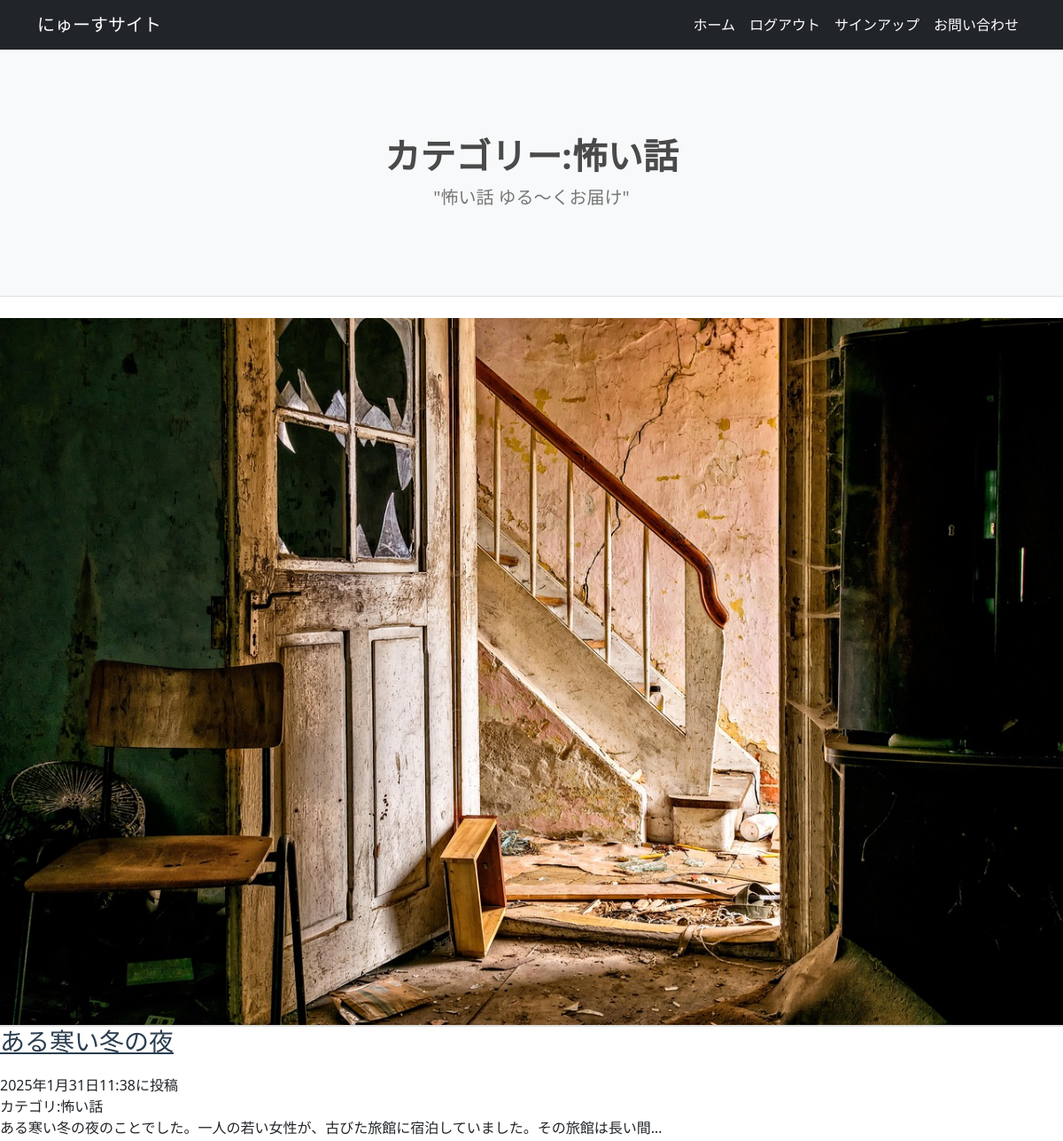
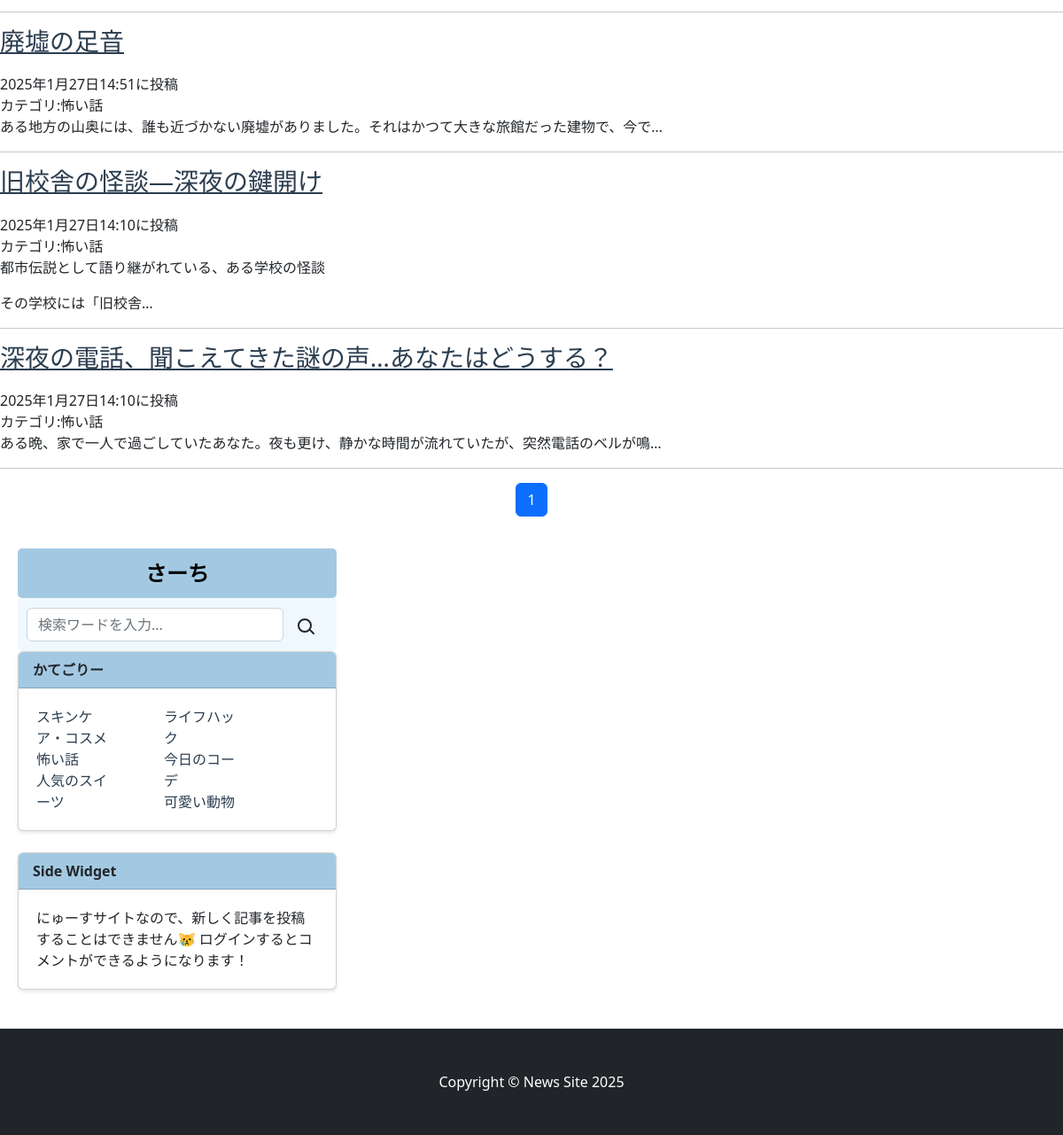
/horror_list/ (signed in), run on the app's committed database (2 pictures, top to bottom).
### newsapp2/models.py (models this page shows, shortened)
class NewsPost(models.Model):
    CATEGORY = (('スキンケア・コスメ','肌を愛でる毎日。注目のスキンケアとコスメをチェック'),
                ('怖い話','ゾクッとする恐怖体験、あなたの心を震わせる怪談'),
                ('人気のスイーツ','甘い幸せ、今食べたい人気スイーツをチェック！'),
                ('ライフハック','生活をもっと快適に！知って得するライフハック集'),
                ('今日のコーデ','今日のコーデで決まる！毎日のスタイルアイデア'),
                ('可愛い動物','癒される瞬間、可愛い動物たちの癒し動画＆写真')
                )
    title = models.CharField(
        max_length=100,
        verbose_name='タイトル')
    content = models.TextField(verbose_name='本文')
    posted_at = models.DateTimeField(
        auto_now_add=True,
        verbose_name='投稿日時')
    category = models.CharField(
        max_length=50,
        choices=CATEGORY,
        verbose_name='カテゴリ')
    likes = models.PositiveIntegerField(default=0)  # いいね数を保存するフィールド

### newsapp2/views.py (the view)
# urls.py: path('horror_list/', views.HorrorListView.as_view(), name='horror_list'),
class HorrorListView(ListView):
    template_name = 'horror_list.html'
    model = NewsPost
    context_object_name = 'horror_records'
    queryset = NewsPost.objects.filter(category='怖い話').order_by('-posted_at')
    paginate_by=10

### newsapp2/templates/horror_list.html (shortened to what this page needs)
{% extends 'base.html' %}
{% load static %}
{% block title %}カテゴリー:怖い話{% endblock %}
{% block subtitle %}"怖い話 ゆる～くお届け"{% endblock %}
{% block content %}
<header class="masthead"
style="background-image: url({% static 'assets/img/horror.jpg' %})"></header>
    {% for record in horror_records %}
    <a href="{% url 'newsapp2:news_detail' record.pk %}">
        <div class="title">
            <h3><a href="{% url 'newsapp2:news_detail' record.pk %}">{{record.title}}</a></h3>
        </div>
        <div class="time">{{record.posted_at}}に投稿</div>
        <div class="category">カテゴリ:{{record.category}}</div>
        <div class="content">{{record.content|truncatechars:50|safe}}</div>
        <hr>
    {% endfor %}
{% include 'pagination.html' %}
{% endblock %}

### data on the page
NewsPost: title "ある寒い冬の夜", posted_at "2025年1月31日11:38", category "怖い話", content "ある寒い冬の夜のことでした。一人の若い女性が、古びた旅館に宿泊していました。その旅館は長い間…"
NewsPost: title "廃墟の足音", posted_at "2025年1月27日14:51", category "怖い話", content "ある地方の山奥には、誰も近づかない廃墟がありました。それはかつて大きな旅館だった建物で、今で…"
NewsPost: title "旧校舎の怪談―深夜の鍵開け", posted_at "2025年1月27日14:10", category "怖い話", content "都市伝説として語り継がれている、ある学校の怪談 その学校には「旧校舎…"
NewsPost: title "深夜の電話、聞こえてきた謎の声…あなたはどうする？", posted_at "2025年1月27日14:10", category "怖い話", content "ある晩、家で一人で過ごしていたあなた。夜も更け、静かな時間が流れていたが、突然電話のベルが鳴…"

### other printed values
{{ num }} "1"
